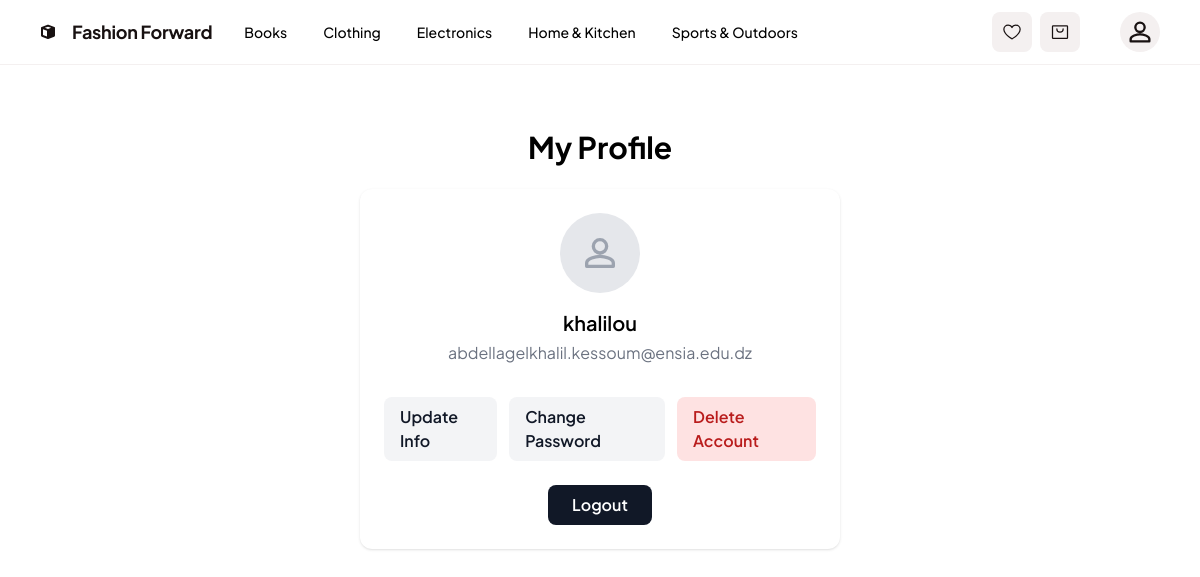
/accounts/profile/ (signed in), run on the app's committed database.
### products/models.py (models this page shows, shortened)
class Category(models.Model):
    name = models.CharField(max_length=200, unique=True)
    slug = models.SlugField(max_length=200, unique=True, blank=True)
    description = models.TextField(blank=True)
    image = models.ImageField(upload_to='categories/', blank=True, null=True)
    created_at = models.DateTimeField(auto_now_add=True)
    updated_at = models.DateTimeField(auto_now=True)
    class Meta:
        verbose_name_plural = 'Categories'
        ordering = ['name']

### accounts/views.py (the view)
# urls.py: path('profile/', views.profile, name='profile'),
@login_required
def profile(request):
    return render(request, 'accounts/profile.html', {'user': request.user})

### products/context_processors.py (called while the page is built)
def navbar_categories(request):
    return {'navbar_categories': Category.objects.all()}

### accounts/templates/accounts/profile.html (shortened to what this page needs)
{% extends "base.html" %}
{% block content %}
<div class="max-w-lg mx-auto px-4 py-16">
  <h1 class="text-3xl font-bold text-center mb-6">My Profile</h1>
  <div class="bg-white rounded-xl shadow p-6 flex flex-col items-center">
    <div class="w-20 h-20 bg-gray-200 rounded-full mb-4 flex items-center justify-center">
      <svg class="w-10 h-10 text-gray-400" fill="none" stroke="currentColor" stroke-width="2" viewBox="0 0 24 24"><path stroke-linecap="round" stroke-linejoin="round" d="M12 12c2.21 0 4-1.79 4-4s-1.79-4-4-4-4 1.79-4 4 1.79 4 4 4zm0 2c-2.67 0-8 1.34-8 4v2h16v-2c0-2.66-5.33-4-8-4z"/></svg>
    </div>
    <div class="text-xl font-semibold mb-1">{{ user.username }}</div>
    <div class="text-gray-500 mb-4">{{ user.email }}</div>
    <div class="flex gap-3 mt-4">
      <a href="{% url 'profile_update' %}" class="bg-gray-100 hover:bg-gray-200 text-gray-900 font-semibold py-2 px-4 rounded-lg">Update Info</a>
      <a href="{% url 'profile_password' %}" class="bg-gray-100 hover:bg-gray-200 text-gray-900 font-semibold py-2 px-4 rounded-lg">Change Password</a>
      <a href="{% url 'profile_delete' %}" class="bg-red-100 hover:bg-red-200 text-red-700 font-semibold py-2 px-4 rounded-lg">Delete Account</a>
    </div>
    <a href="{% url 'logout' %}" class="mt-6 inline-block bg-gray-900 hover:bg-gray-700 text-white font-semibold py-2 px-6 rounded-lg">Logout</a>
  </div>
</div>
{% endblock %}

### core/templates/base.html (shortened to what this page needs)
{% load static %}
<!DOCTYPE html>
<html lang="en">
<head>
  <script src="https://cdn.tailwindcss.com?plugins=forms,container-queries"></script>
</head>
<body class="bg-white" style='font-family: "Plus Jakarta Sans", "Noto Sans", sans-serif;'>
  <div class="relative flex min-h-screen flex-col bg-white overflow-x-hidden">
    <div class="flex flex-col h-full grow">
      <header x-data="{ open: false }" class="flex items-center justify-between border-b border-[#f4f0f0] px-4 sm:px-10 py-3">
        <div class="flex items-center gap-8">
          <a href="{% url 'core-home' %}" class="flex items-center gap-4 text-[#181111]">
            <div class="w-4 h-4">
            </div>
            <h2 class="text-lg font-bold leading-tight tracking-[-0.015em]">Fashion Forward</h2>
          </a>
          <nav class="hidden lg:flex items-center gap-9">
            {% for category in navbar_categories %}
              <a class="text-sm font-medium" href="{% url 'category_detail' category.slug %}">{{ category.name }}</a>
            {% endfor %}
          </nav>
        </div>
        <div class="hidden lg:flex flex-1 justify-end gap-8">
          <div class="flex gap-2">
            <a href="#" class="flex items-center justify-center rounded-lg h-10 bg-[#f4f0f0] text-[#181111] px-2.5">
            </a>
            <a href="{% url 'cart_detail' %}" class="flex items-center justify-center rounded-lg h-10 bg-[#f4f0f0] text-[#181111] px-2.5">
            </a>
          </div>
          <a href="{% url 'profile' %}" class="flex items-center justify-center rounded-full h-10 w-10 bg-[#f4f0f0] text-[#181111] ml-2">
            <svg xmlns="http://www.w3.org/2000/svg" width="28" height="28" fill="none" viewBox="0 0 24 24" stroke="currentColor">
              <path stroke-linecap="round" stroke-linejoin="round" stroke-width="2" d="M12 12c2.21 0 4-1.79 4-4s-1.79-4-4-4-4 1.79-4 4 1.79 4 4 4zm0 2c-2.67 0-8 1.34-8 4v2h16v-2c0-2.66-5.33-4-8-4z" />
            </svg>
          </a>
        </div>
      </header>
      <main class="flex-1">
        {% block content %}{% endblock %}
      </main>
    </div>
  </div>
</body>
</html>

### data on the page
Category: name "Books"
Category: name "Clothing"
Category: name "Electronics"
Category: name "Home & Kitchen"
Category: name "Sports & Outdoors"

### other printed values
{{ user.username }} "khalilou"
{{ user.email }} "abdellagelkhalil.kessoum@ensia.edu.dz"
